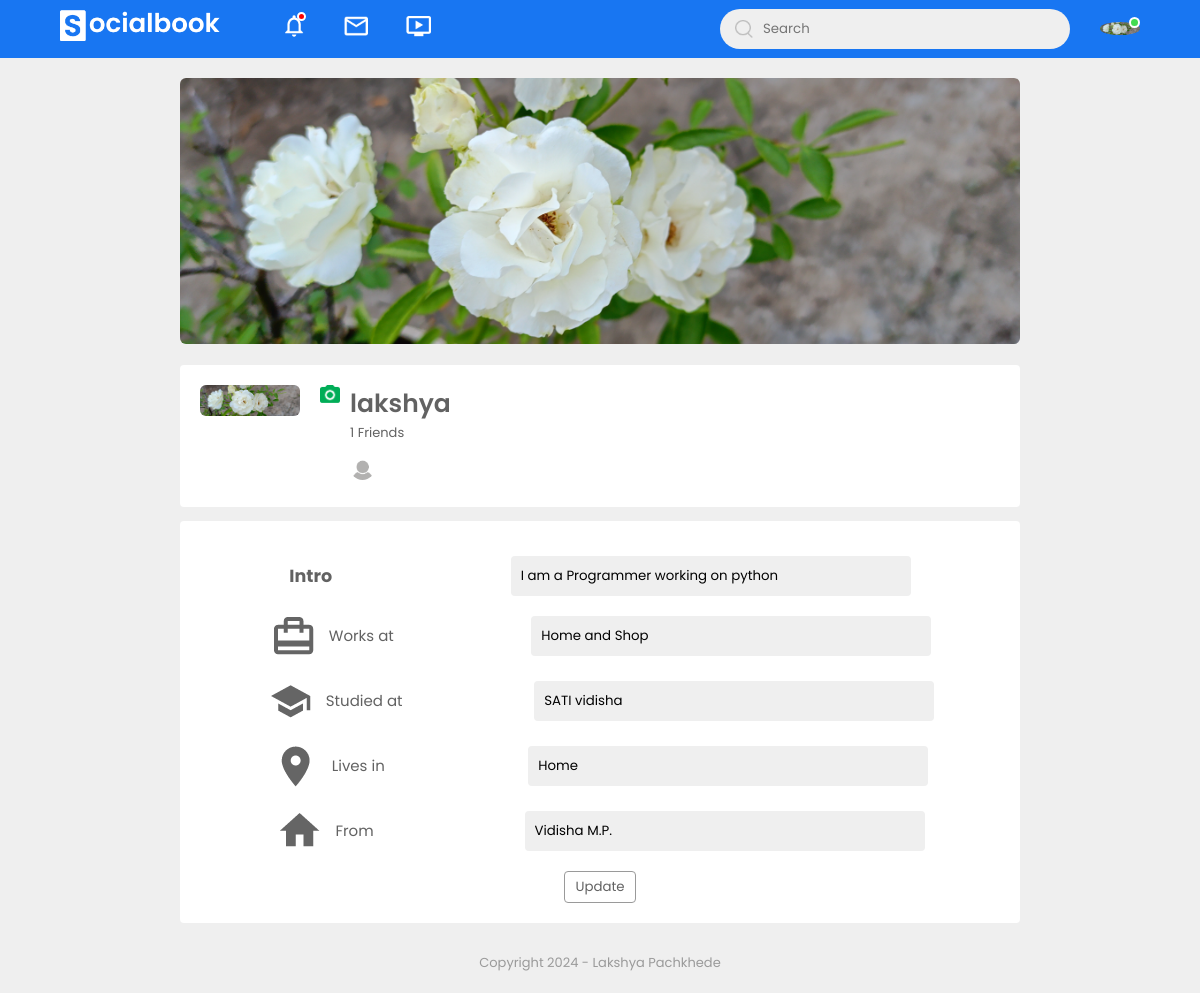
The app's page /users/profile/lakshya/update (signed in) with its own data.
### users/models.py (models this page shows, shortened)
class Profile(models.Model):
    user = models.OneToOneField(User, on_delete=models.CASCADE)
    intro = models.CharField(max_length=100, blank=True)
    banner_image = models.ImageField(default="default-banner.jpg", upload_to="profile_pics/banner")
    user_image = models.ImageField(default="default.png", upload_to="profile_pics/user_image")
    works = models.CharField(blank=True, max_length=50)
    education = models.CharField(blank=True, max_length=50)
    home = models.CharField(blank=True, max_length=50)
    location = models.CharField(blank=True, max_length=50)
    friends = models.ManyToManyField('self', blank=True, symmetrical=False, related_name="friends_with")

### users/views.py (the view, shortened to what this page needs)
# urls.py: path('profile/<str:username>/update', ProfileUpdateView.as_view(), name='profile-update'),
class ProfileUpdateView(LoginRequiredMixin, UserPassesTestMixin, UpdateView):
    model = Profile
    fields = ["intro", "banner_image", "user_image", "works", "education", "home", "location"]
    def get_object(self):
        username = self.kwargs['username']
        return Profile.objects.get(user=User.objects.filter(username=username).first())
    def test_func(self):
        return self.get_object().user == self.request.user

### users/templates/users/profile_form.html (shortened to what this page needs)
{% extends "posts/base.html" %}
{% load static %}
{% load custom_filters %}
{% block content %}
<form method="post" enctype="multipart/form-data">
<div class="profile-container">
    <div class="cover-image-container">
        <label for="cover-image">
            <img src="{{ profile.banner_image.url }}" class="cover-img-update" id="banner-image">
        </label>
    </div>
    <div class="profile-details">
        <div class="pd-left">
            <div class="pd-row">
                <img src="{{ profile.user_image.url }}" class="pd-image" id="user-image">
                <span class="change-profile-image-btn">
                <label for="profile-image" >
                        <img class="add-images-icon" src="{% static "posts/images/photo.png" %}">
                </label>
            </span>
                <div>
                    <h3>{{ profile.user.username }}</h3>
                    <p>{{ profile.friends.count }} Friends {% if profile.user.username != user.username %}- {{ mutual_friends_count }} mutual{% endif %}</p>
                    {% if profile.friends.count > 4 %}
                    {% for friend in profile.friends.all|slice:"4" %}
                    <img src="{{ friend.user_image.url }}">
                    {% endfor %}
                    {% else %}
                    {% for friend in profile.friends.all %}
                    <img src="{{ friend.user_image.url }}">
                    {% endfor %}
                    {% endif %}
                </div>
            </div>
        </div>
    </div>
    <div class="profile-details-input mt-14">
            <ul>
                <li><div><h3> Intro </h3></div><input class="profile-input" type="text" name="intro" value="{{ profile.intro }}"></li>
                <li><div><img src="{% static "posts/images/profile-job.png" %}"> Works at </div><input class="profile-input" type="text" name="works" value="{{ profile.works }}"></li>
                <li><div><img src="{% static "posts/images/profile-study.png" %}"> Studied at </div><input class="profile-input" type="text" name="education" value="{{ profile.education }}"></li>
                <li><div><img src="{% static "posts/images/profile-location.png" %}"> Lives in </div><input class="profile-input" type="text" name="location" value="{{ profile.location }}"></li>
                <li><div><img src="{% static "posts/images/profile-home.png" %}"> From </div><input class="profile-input" type="text" name="home" value="{{ profile.home }}"></li>
            </ul>
            <button type="submit" class="load-more-button">Update</button>
    </div>
</div>
</form>
{% endblock content %}

### posts/templates/posts/base.html (shortened to what this page needs)
{% load static %}
<!DOCTYPE html>
<html lang="en">
<head>
    <link rel="stylesheet" href="https://cdn.jsdelivr.net/npm/swiper@11/swiper-bundle.min.css" />
    <link rel="stylesheet" href="{% static "posts/style.css" %}">
    <link rel="stylesheet" href="{% static "posts/post_detail.css" %}">
    <link  href="{% static "users/cropperjs/cropper.css" %}" rel="stylesheet">
</head>
<body>
    <nav>
        <div class="nav-left">
            <a href="{% url "post-home" %}">
                <img src="{% static "posts/images/logo2.png" %}" class="logo">
            </a>
            <ul>
                <li>
                    <a href="{% url "notifications" %}" class="notification-red"><img src="{% static "posts/images/notification.png" %}"></a>
                </li>
                <li>
                    <img src="{% static "posts/images/inbox.png" %}">
                </li>
                <li>
                    <img src="{% static "posts/images/video.png" %}">
                </li>
            </ul>
        </div>
        <div class="nav-right">
            <div class="search-box">
                <form method="GET" action="{% url 'search' %}">
                <img src="{% static "posts/images/search.png" %}">
                <input type="text" placeholder="Search" name="q" required>
                </form>
            </div>
            <div class="nav-user-icon online" onclick="settingsMenuToogle()">
                <img src="{{ user.profile.user_image.url }}">
            </div>
        </div>
    </nav>
    {% block content %}
    {% endblock content %}
    <div class="footer">
        <p>Copyright 2024 - Lakshya Pachkhede</p>
    </div>
</body>
</html>

### posts/static/posts/style.css (style rules this page uses)
* { margin: 0; padding: 0; font-family: 'poppins', 'sans-serif'; box-sizing: border-box; }
:root { --body-color: #efefef; --nav-color: #1876f2; --bg-color: #fff; --text-color: }
body { background: var(--body-color); transition: background 0.3s; }
nav { display: flex; align-items: center; justify-content: space-between; background: var(--nav-color); padding: 5px 5%; position: sticky; top: 0; z-index: 100; }
.logo { width: 160px; margin-right: 45px; }
.nav-left, .nav-right { display: flex; align-items: center; }
.nav-left ul li { list-style: none; display: inline-block; }
.nav-left ul li img { width: 28px; margin: 0 15px; }
.nav-user-icon { margin-left: 30px; }
.nav-user-icon img { width: 40px; border-radius: 50%; cursor: pointer; }
.search-box { background: #efefef; width: 350px; border-radius: 20px; display: flex; align-items: center; padding: 0 15px; }
.search-box form { display: flex; align-items: center; }
.search-box img { width: 18px; }
.search-box input { width: 100%; background: transparent; padding: 10px; outline: none; border: 0; }
.online { position: relative; }
.notification-red { position: relative; }
.online::after { content: ''; width: 7px; height: 7px; border: 2px solid #fff; border-radius: 50%; background: #41db51; position: absolute; top: 0; right: 0; }
.notification-red::after { content: ''; width: 5px; height: 5px; border: 2px solid #fff; border-radius: 50%; background: rgb(255, 0, 0); position: absolute; right: 17px; }
.load-more-button { display: block; margin: auto; cursor: pointer; padding: 5px 10px; border: 1px solid #9a9a9a; color: #626262; background: transparent; border-radius: 4px; text-decoration: none; }
.footer { text-align: center; color: #9a9a9a; padding: 10px 0 20px; font-size: 13px; }
.settings-links a, button { display: flex; flex: 1; align-items: center; justify-content: space-between; text-decoration: none; color: #626262; }
.profile-container { padding: 20px 15%; color: #626262; }
.profile-details { background: var(--bg-color); padding: 20px; border-radius: 4px; display: flex; align-items: flex-start; justify-content: space-between; }
.pd-row { display: flex; align-items: flex-start; }
.pd-image { width: 100px; margin-right: 20px; border-radius: 6px; }
.pd-row div h3 { font-size: 25px; font-weight: 600; }
.pd-row div p { font-size: 13px; }
.pd-row div img { width: 25px; border-radius: 50%; margin-top: 12px; }
.profile-details-input { background: var(--bg-color); padding: 20px; border-radius: 4px; display: flex; flex-direction: column; align-items: center; justify-content: center; }
.profile-input { width: 100%; border: 0; outline: 0; background: var(--body-color); border-radius: 4px; flex-basis: 50%; padding: 10px; }
.profile-details-input ul { width: 100%; }
.profile-details-input ul li { list-style: none; display: flex; margin: 15px 0; justify-content: space-around; align-items: center; font-size: 15px; }
.profile-details-input ul li div { display: flex; justify-content: center; align-items: center; }
.profile-details-input ul li img { width: 50px; margin-right: 10px; }
.cover-img-update { display: block; width: 100%; border-radius: 6px; transition: opacity 0.3s ease; }
.cover-image-container { display: inline-block; position: relative; margin-bottom: 14px; }
.change-profile-image-btn { display: flex; justify-content: center; align-items: center; margin-right: 10px; }

### posts/static/posts/post_detail.css (style rules this page uses)
.add-images-icon { width: 20px; }
.mt-14 { margin-top: 14px; }

### records on screen
Profile: banner_image (picture), user_image (picture), user.username "lakshya", friends.count "1", intro "I am a Programmer working on python", works "Home and Shop", education "SATI vidisha", location "Home", home "Vidisha M.P."
Profile: user_image (placeholder picture)
